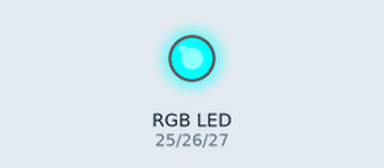
The sketch below on a simulated ESP32. Parts: an RGB LED mixed from three pins (HIGH = lit).

Above: at 0.4 s.
At 1.2 s:
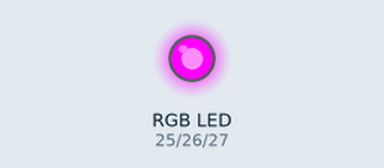
At 2.7 s:
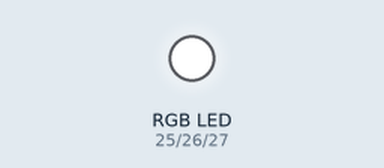
At 5.0 s:
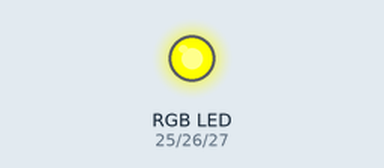
Timing chart, 0 to 6.9 s (numbered marks = the images above):
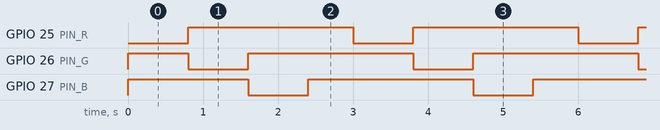

Measured:
- by itself, GPIO 25 (PIN_R), GPIO 26 (PIN_G), GPIO 27 (PIN_B): alternates HIGH for 2.2 s and LOW for 0.80 s
- by itself, everything shown: repeats every 3.0 s, in 4 steps

The sketch:

esp32_rgb_pin_test.ino
```cpp
/*
 * ESP32 RGB LED Pin Test (Common Anode)
 *
 * Wiring (common-anode RGB LED):
 *  - Long leg (common) -> 3V3
 *  - R/G/B legs -> GPIO pins THROUGH 220-330 ohm resistors
 *
 * Common-anode logic:
 *  - GPIO LOW  -> LED ON (sinking current)
 *  - GPIO HIGH -> LED OFF
 *
 * IMPORTANT:
 *  - Do not connect LED legs directly to GND or 3V3 without resistors.
 *  - Prefer GPIO25/26/27 on ESP32 Dev Module (avoid strapping pins).
 */

static const int PIN_R = 25;
static const int PIN_G = 26;
static const int PIN_B = 27;

static void allOff() {
  digitalWrite(PIN_R, HIGH);
  digitalWrite(PIN_G, HIGH);
  digitalWrite(PIN_B, HIGH);
}

static void showR() {
  allOff();
  digitalWrite(PIN_R, LOW);
}

static void showG() {
  allOff();
  digitalWrite(PIN_G, LOW);
}

static void showB() {
  allOff();
  digitalWrite(PIN_B, LOW);
}

void setup() {
  pinMode(PIN_R, OUTPUT);
  pinMode(PIN_G, OUTPUT);
  pinMode(PIN_B, OUTPUT);
  allOff();
}

void loop() {
  showR(); delay(800);
  showG(); delay(800);
  showB(); delay(800);
  allOff(); delay(600);
}
```
